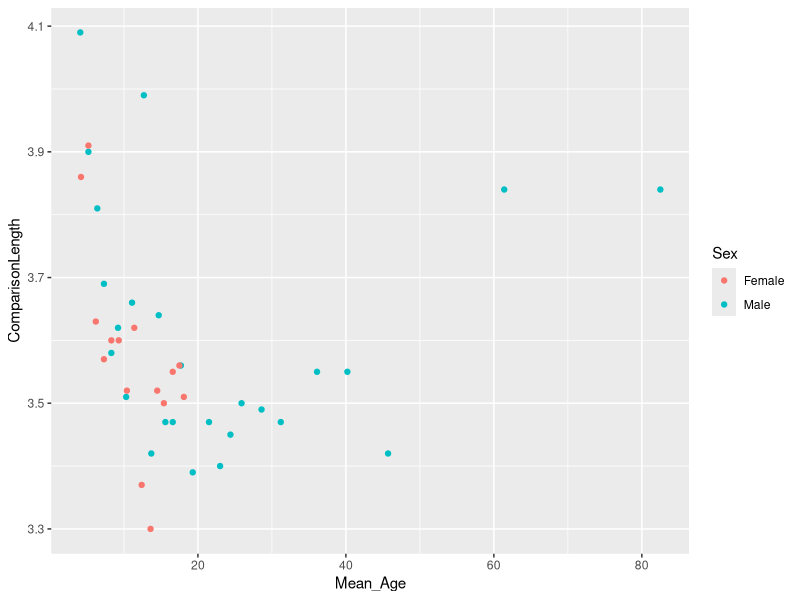

Write R code to recreate this figure.
## ---- chunk 1
knitr::opts_chunk$set(echo = TRUE)
## ---- chunk 2
library("tidyverse")
ponzo_data <- read_csv("PonzoAgeData.csv")
## ---- chunk 3
group_by(ponzo_data, Sex) %>% summarise(NofGroups=n(), mean_length = mean(ComparisonLength))
## ---- chunk 4
ggplot(ponzo_data, aes(x = Mean_Age, y = ComparisonLength, color = Sex)) + geom_point()
